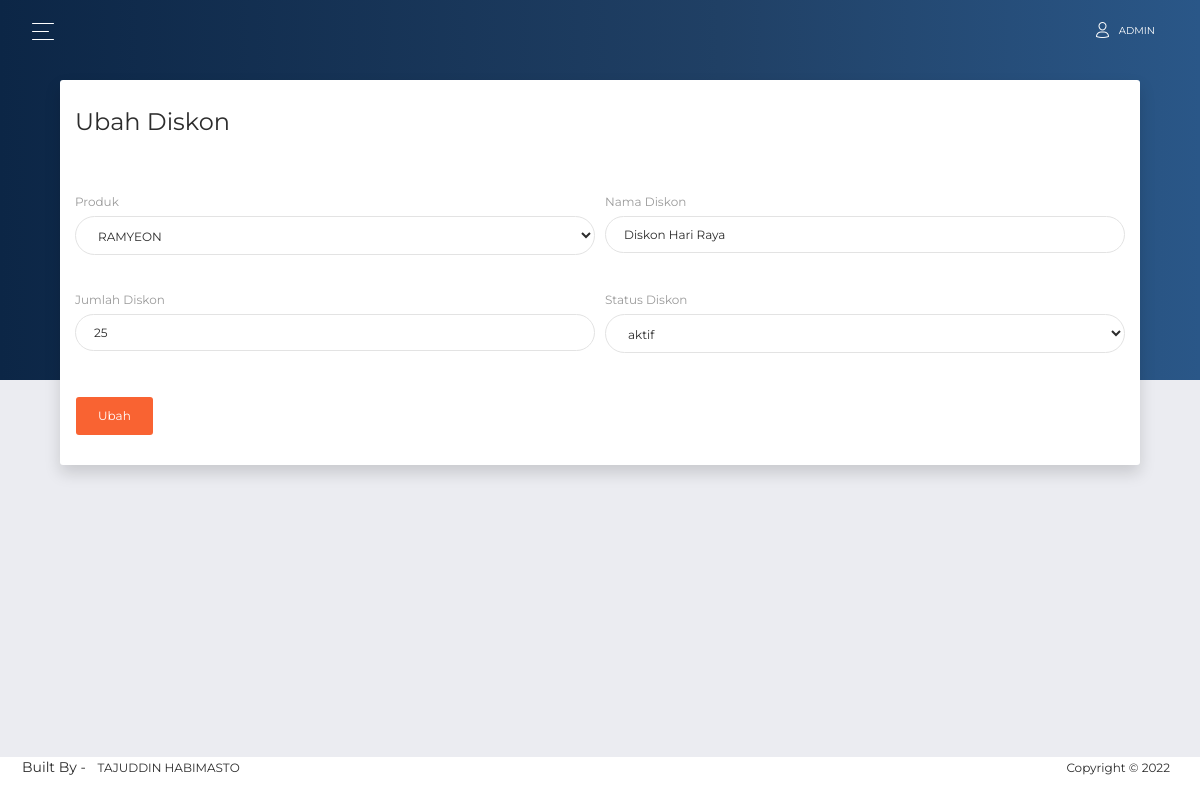
The app's page /admin/index.php?p=edit-diskon&id=11 (signed in) with its own data.
### tables this page shows
CREATE TABLE `diskon` (
  `id_diskon` int(11) NOT NULL,
  `id_produk` int(11) NOT NULL,
  `nama_diskon` varchar(100) NOT NULL,
  `jumlah_diskon` int(11) NOT NULL,
  `status` varchar(100) NOT NULL
);

CREATE TABLE `produk` (
  `id_produk` int(11) NOT NULL,
  `kategori_produk` varchar(50) NOT NULL,
  `nama_produk` varchar(100) NOT NULL,
  `detail_produk` varchar(300) NOT NULL,
  `harga_produk` double NOT NULL,
  `foto_produk` varchar(100) NOT NULL
);

### system/system.php (called while the page is built, shortened)
<?php
class koneksi{
    public $conn;
    function __construct()
    {
       $this->conn =  mysqli_connect("localhost", "root","","u6972820_cafe");
    }
function select($query){
    $result = mysqli_query( $this->conn , $query);
    return mysqli_fetch_assoc($result);
}
function selectAll($query){
    $result = mysqli_query( $this->conn , $query);
    $rows = [];
    while ($row = mysqli_fetch_assoc($result) )
    {
        $rows[] = $row;
    }
    return $rows;
}
}
?>

### admin/pages/diskon/ubah.php (the view, shortened to what this page needs)
<?php
    $id = $_GET['id'];
    $row = $koneksi->select("SELECT * FROM diskon,produk WHERE diskon.id_produk = produk.id_produk AND diskon.id_diskon = $id")
?>
<div class="content container " style="margin-top: -300px;">
<div class="card shadow">
  <div class="card-header">
        <h4 class="card-title"> Ubah Diskon</h4>
    </div>
    <div class="card-body">
    <form method="POST" action="">
  <div class="form-row">
    <div class="form-group col-md-6 mt-4">
      <label for="inputEmail4">Produk</label>
      <select class="form-control" name="produk" id="">
      <option selected value="<?= $row["id_produk"] ?>"><?= $row["nama_produk"] ?></option>
      <?php
        $query = $koneksi->selectAll("SELECT id_produk, nama_produk FROM produk");
      ?>
      </select>
    </div>
    <div class="form-group col-md-6 mt-4">
      <label for="inputPassword4">Nama Diskon</label>
      <input type="text" value="<?= $row["nama_diskon"] ?>" class="form-control" id="inputPassword4" placeholder="Nama Diskon" name="diskon">
    </div>
  </div>
  <div class="form-row">
  <div class="form-group col-md-6 mt-4">
    <label for="inputAddress">Jumlah Diskon</label>
    <input type="text" class="form-control" value="<?= $row["jumlah_diskon"] ?>" id="" placeholder="Jumlah Diskon" name="jm_diskon">
  </div>
  <div class="form-group col-md-6 mt-4">
    <label for="inputAddress">Status Diskon</label>
   <select class="form-control" name="status" id="">
   <option selected value="<?= $row["status"] ?>"><?= $row["status"] ?></option>
   </select>
  </div>
  <div class="form-group col-md-6 mt-4">
  <button type="submit" name="submit" class="btn btn-primary">Ubah</button>
  </div>
  </div>
</form>
</div>
  </div>
</div>
        </div>

### records on screen
diskon: produk "RAMYEON", diskon "Diskon Hari Raya", jm_diskon "25", status "aktif"

### other values on screen
$_SESSION['username'] "ADMIN"
